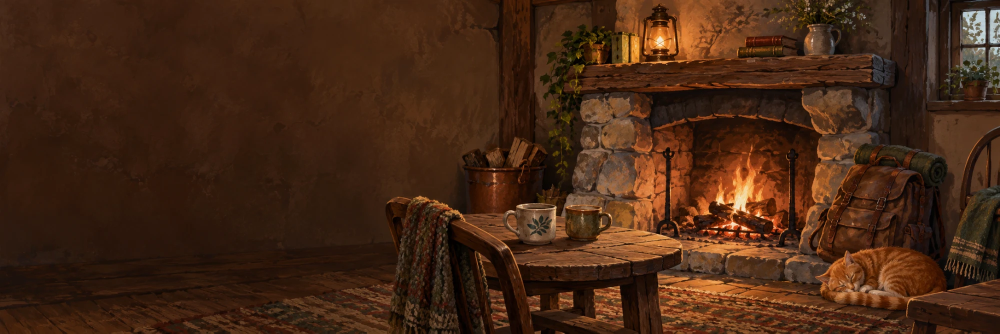
#> input picture questkeeper-frontend/src/assets/hero/inn-hearth.webp, 2000 x 667 px, given in place of inn-lantern-dm-banner.webp, which was not available (shown at 1/2 size)
$ python make_lantern_banner_crop.py
#> lines starting #> are read from the running program, lines starting #| are printed output that depends on the picture
"""Crops the DM screen's lantern out of the full 2000x667 illustration at its own
resolution (no resizing), so the title banner can show the whole lantern in a
shallow strip without magnifying a slice of the picture.

Source (git-ignored): design/source/inn-lantern-dm-banner.webp
Output: questkeeper-frontend/src/assets/hero/inn-lantern-crop.webp

Run: /tmp/qkvenv/bin/python scripts/make_lantern_banner_crop.py   (needs Pillow)
"""
from pathlib import Path
from PIL import Image

ROOT = Path(__file__).resolve().parents[1]
source = Image.open(ROOT / "design" / "source" / "inn-lantern-dm-banner.webp").convert("RGB")
#> source is the input picture: PIL image 2000x667 RGB; mean R, G, B 69.8, 39.4, 20.4
# The lantern spans about x 1395-1555 and y 145-450 in the 2000x667 original.
# This box keeps all of it, with its ring on top and its base on the table,
# plus the book, mug and chair beside it.
box = (1060, 112, 2000, 482)
crop = source.crop(box)
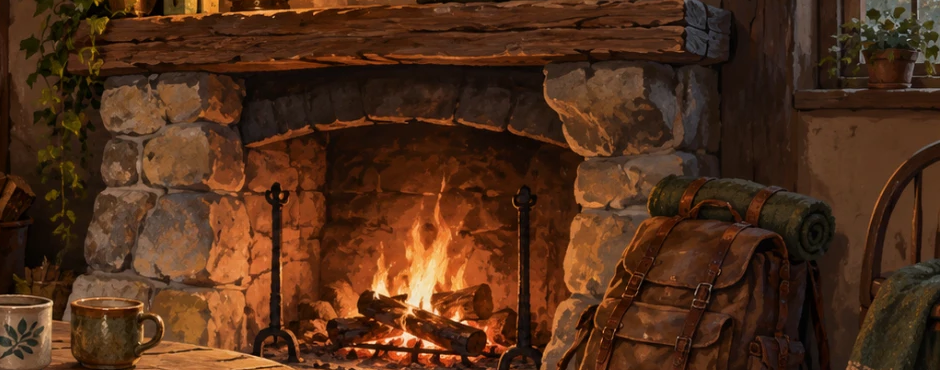
#> crop: PIL image 940x370 RGB; mean R, G, B 80.7, 46.5, 25.2
out = ROOT / "questkeeper-frontend" / "src" / "assets" / "hero" / "inn-lantern-crop.webp"
crop.save(out, "WEBP", quality=88, method=6)
print(out.name, crop.size, out.stat().st_size // 1024, "KB")
#| inn-lantern-crop.webp (940, 370) 66 KB

$ run again, on questkeeper-frontend/src/assets/hero/inn-lantern.webp
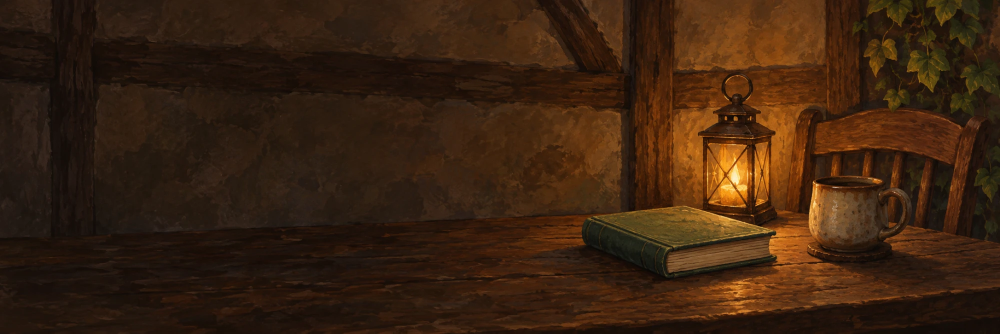
#> input picture questkeeper-frontend/src/assets/hero/inn-lantern.webp, 2000 x 667 px, given in place of inn-lantern-dm-banner.webp, which was not available (shown at 1/2 size)
#> source is the input picture: PIL image 2000x667 RGB; mean R, G, B 58.5, 34.3, 15.7
#> `crop = source.crop(box)`:
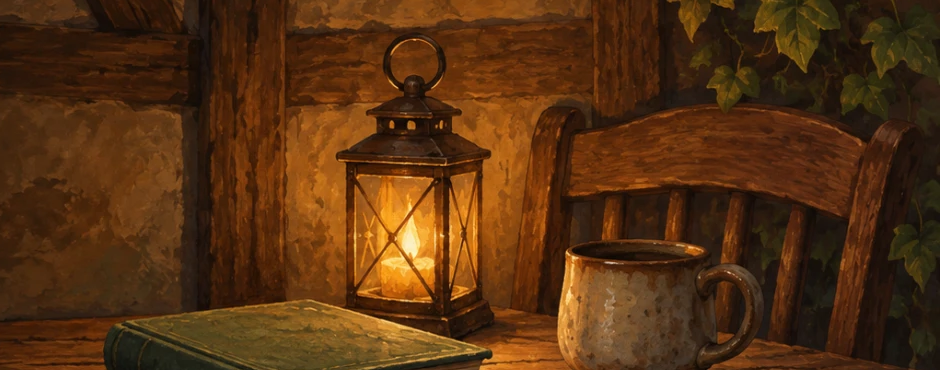
#> crop: PIL image 940x370 RGB; mean R, G, B 85.4, 48.4, 17
#| inn-lantern-crop.webp (940, 370) 53 KB
